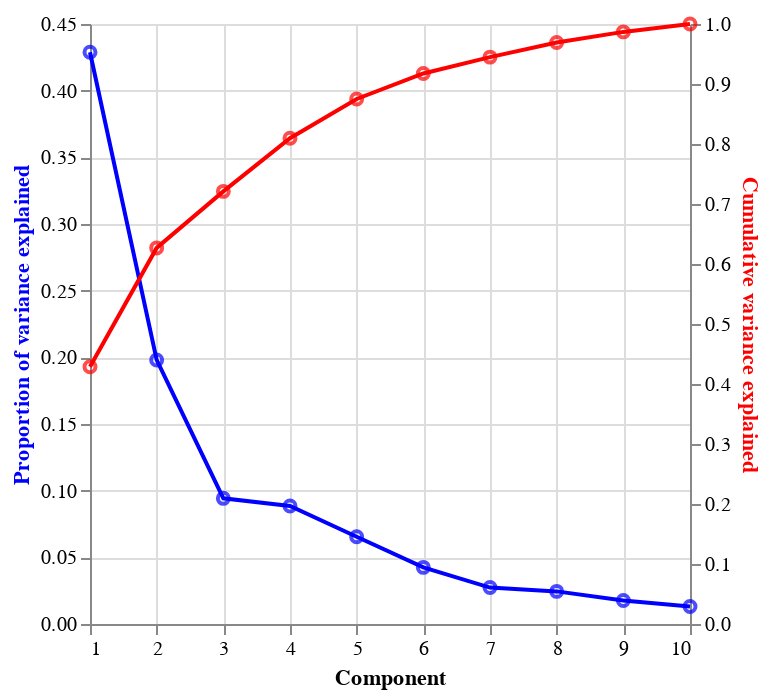

Notebook code cell kept with this figure:
### Markdown cell above
#### PCA
Now we will run a principal component analysis of the data.

### Code cell
var_explained_plot

### Figure 1 — Vega-Lite specification as saved in the notebook (floating-point values rounded to 4 significant figures)
{"$schema": "https://vega.github.io/schema/vega-lite/v5.16.3.json", "config": {"view": {"continuousHeight": 300, "continuousWidth": 300}}, "data": {"name": "data-a0a568417eabd594cb00e6b2bb98082a"}, "datasets": {"data-a0a568417eabd594cb00e6b2bb98082a": [{"Component": 1, "Cumulative variance explained": 0.4288, "Proportion of variance explained": 0.4288}, {"Component": 2, "Cumulative variance explained": 0.6268, "Proportion of variance explained": 0.198}, {"Component": 3, "Cumulative variance explained": 0.7211, "Proportion of variance explained": 0.09424}, {"Component": 4, "Cumulative variance explained": 0.8096, "Proportion of variance explained": 0.08856}, {"Component": 5, "Cumulative variance explained": 0.875, "Proportion of variance explained": 0.06541}, {"Component": 6, "Cumulative variance explained": 0.9175, "Proportion of variance explained": 0.04246}, {"Component": 7, "Cumulative variance explained": 0.9448, "Proportion of variance explained": 0.02731}, {"Component": 8, "Cumulative variance explained": 0.9693, "Proportion of variance explained": 0.02446}, {"Component": 9, "Cumulative variance explained": 0.9868, "Proportion of variance explained": 0.01756}, {"Component": 10, "Cumulative variance explained": 1.0, "Proportion of variance explained": 0.01316}]}, "layer": [{"layer": [{"encoding": {"x": {"field": "Component", "type": "quantitative"}, "y": {"axis": {"titleColor": "blue"}, "field": "Proportion of variance explained", "type": "quantitative"}}, "mark": {"stroke": "blue", "type": "line"}}, {"encoding": {"x": {"field": "Component", "type": "quantitative"}, "y": {"axis": {"titleColor": "blue"}, "field": "Proportion of variance explained", "type": "quantitative"}}, "mark": {"color": "blue", "type": "point"}}]}, {"layer": [{"encoding": {"x": {"field": "Component", "type": "quantitative"}, "y": {"axis": {"titleColor": "red"}, "field": "Cumulative variance explained", "type": "quantitative"}}, "mark": {"stroke": "red", "type": "line"}}, {"encoding": {"x": {"field": "Component", "type": "quantitative"}, "y": {"axis": {"titleColor": "red"}, "field": "Cumulative variance explained", "type": "quantitative"}}, "mark": {"stroke": "red", "type": "point"}}]}], "resolve": {"scale": {"y": "independent"}}}
